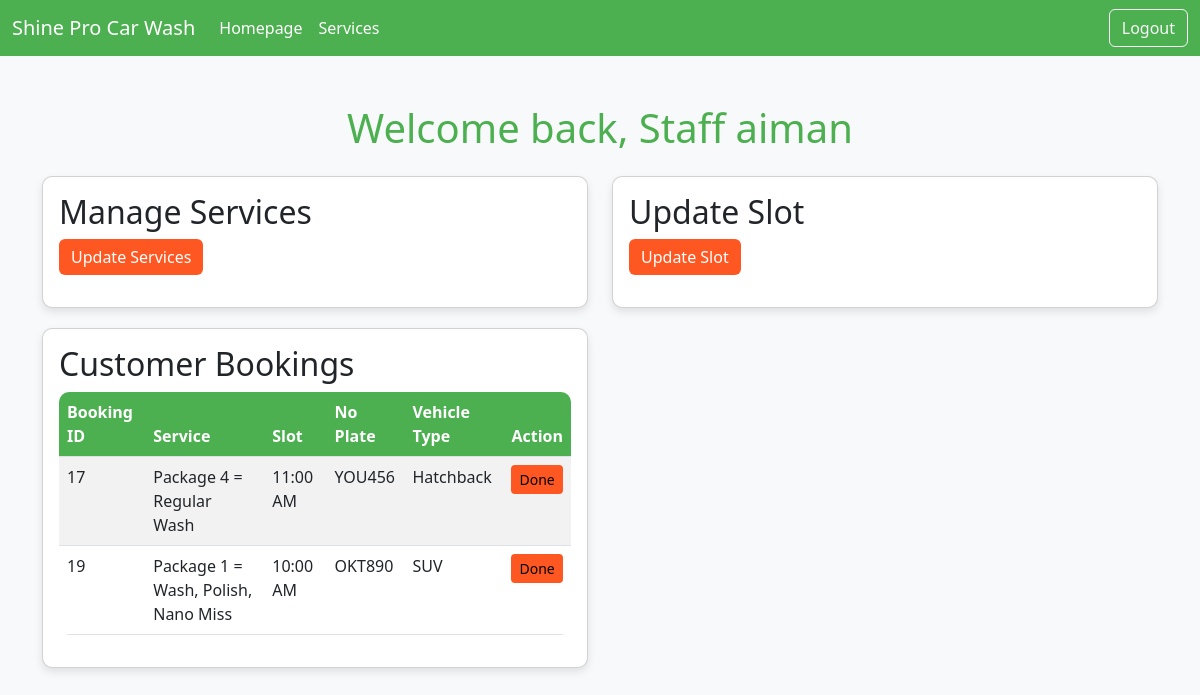
Before: /Staff/1 with the older database file.
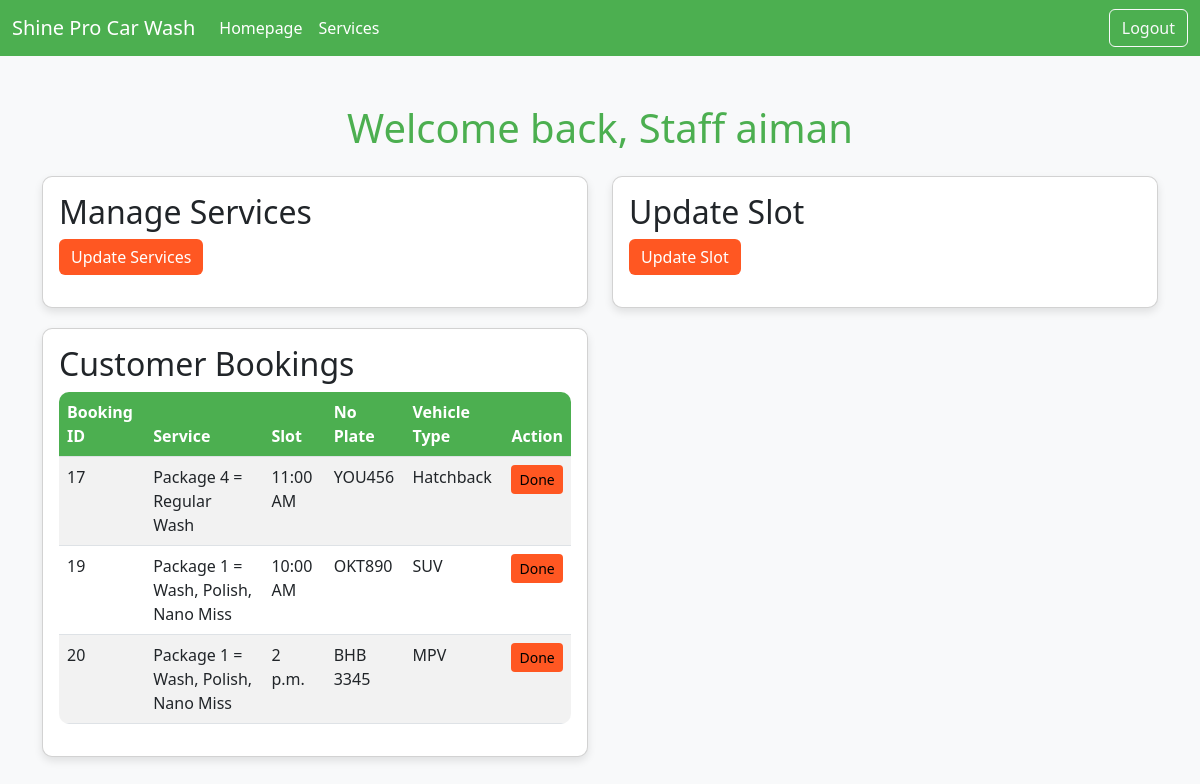
After: the same page with the newer database file.
### carwash/models.py (models this page shows)
class Booking(models.Model):
    booking_id = models.AutoField(primary_key=True)
    customer = models.ForeignKey(User, on_delete=models.CASCADE)
    service = models.ForeignKey(Service, on_delete=models.CASCADE)
    vehicle_type = models.CharField(null=True,max_length=20)
    no_plate = models.CharField(max_length=15,null=True,blank=True)
    no_phone = models.CharField(max_length=100,null=True,blank=True)
    slot = models.CharField(null=True, max_length=50)
    status = models.CharField(max_length=100,default="Not yet")
    payment_status = models.BooleanField(default=False)
    payment_proof = models.FileField(upload_to='payment_receipts/', null=True, blank=True)

class Service(models.Model):
    service_id = models.AutoField(primary_key=True)
    service_name = models.CharField(max_length=100)
    price = models.DecimalField(max_digits=10, decimal_places=2)

### carwash/views.py (the view)
# urls.py: path('Staff/<str:user_id>', views.showStaffMain, name='staffMain'),
def showStaffMain(request, user_id):
    services = Service.objects.all().values()
    user = User.objects.get(user_id=user_id)
    booking = Booking.objects.filter(status='Not yet').values()
    context = {
        "Allservices":services,
        'userDetails':user,
        'allBooking':booking,
        'user_id':user_id,
    }
    return render(request,"carwash/staffMain.html",context)

### carwash/templates/carwash/staffMain.html (shortened to what this page needs)
<!DOCTYPE html>
<html lang="en">
<head>
    <link href="https://cdn.jsdelivr.net/npm/bootstrap@5.3.0-alpha3/dist/css/bootstrap.min.css" rel="stylesheet">
</head>
<body>
    <nav class="navbar navbar-expand-lg navbar-dark">
        <div class="container-fluid">
            <a class="navbar-brand" href="#">Shine Pro Car Wash</a>
            <div class="collapse navbar-collapse" id="navbarNav">
                <ul class="navbar-nav me-auto mb-2 mb-lg-0">
                    <li class="nav-item">
                        <a class="nav-link active" aria-current="page" href="#">Homepage</a>
                    </li>
                    <li class="nav-item">
                        <a class="nav-link" href="{% url 'update_service' userDetails.user_id %}">Services</a>
                    </li>
                </ul>
                <a class="btn btn-outline-light" href="{% url 'logout'%}" type="button">Logout</a>
            </div>
        </div>
    </nav>
    <div class="container mt-5">
        <h1 class="animate__animated animate__bounce mt-0 text-center">Welcome back, Staff {{userDetails.user_name}}</h1>
    </div>
    <div class="container mt-4">
        <div class="row">
            <div class="col-md-6">
                <div class="card">
                    <div class="card-body">
                        <h2>Manage Services</h2>
                        <a href="{% url 'update_service' userDetails.user_id %}" class="btn btn-primary mb-3">Update Services</a>
                    </div>
                </div>
            </div>
            <div class="col-md-6">
                <div class="card">
                    <div class="card-body">
                        <h2>Update Slot</h2>
                        <a href="{% url 'update_slot' userDetails.user_id %}" class="btn btn-primary mb-3">Update Slot</a>
                    </div>
                </div>
            </div>
            <div class="col-md-6">
                <div class="card">
                    <div class="card-body">
                        <h2>Customer Bookings</h2>
                        <table class="table table-striped">
                            <thead>
                                <tr>
                                    <th>Booking ID</th>
                                    <th>Service</th>
                                    <th>Slot</th>
                                    <th>No Plate</th>
                                    <th>Vehicle Type</th>
                                    <th>Action</th>
                                </tr>
                            </thead>
                            <tbody>
                                {% for booking in allBooking %}
                                <tr>
                                    <td>{{ booking.booking_id }}</td>
                                    {% for service in Allservices %}
                                    {% if service.service_id == booking.service_id %}
                                    <td>{{ service.service_name }}</td>
                                    {% endif %}
                                    {% endfor %}
                                    <td>{{ booking.slot }}</td>
                                    <td>{{ booking.no_plate }}</td>
                                    <td>{{ booking.vehicle_type }}</td>
                                    <td><a href="{% url 'approve_booking' user_id booking.booking_id %}" class="btn btn-warning btn-sm">Done</a></td>
                                </tr>
                                {% endfor %}
                            </tbody>
                        </table>
                    </div>
                </div>
            </div>
        </div>
    </div>
</body>
</html>

Changed rows visible on the page:
added Booking: booking_id "20", slot "2 p.m.", no_plate "BHB 3345", vehicle_type "MPV", Service (service_name "Package 1 = Wash, Polish, Nano Miss")
